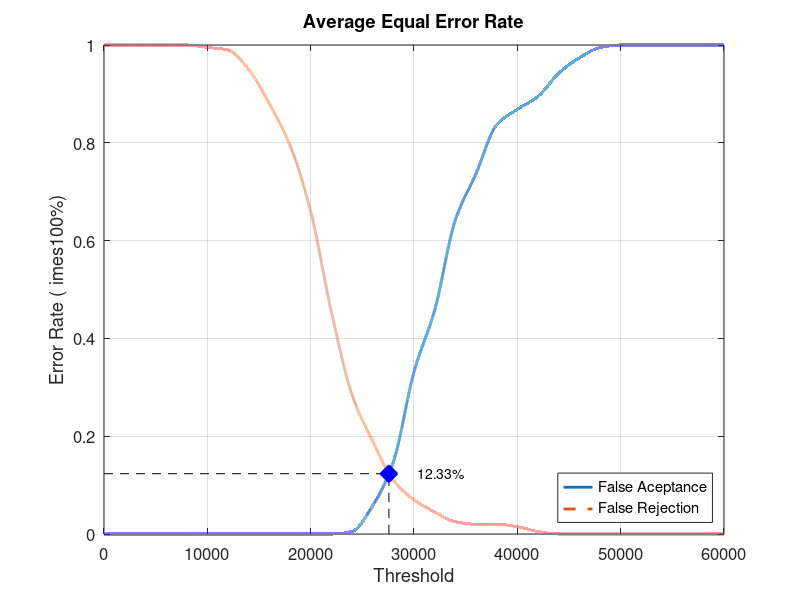
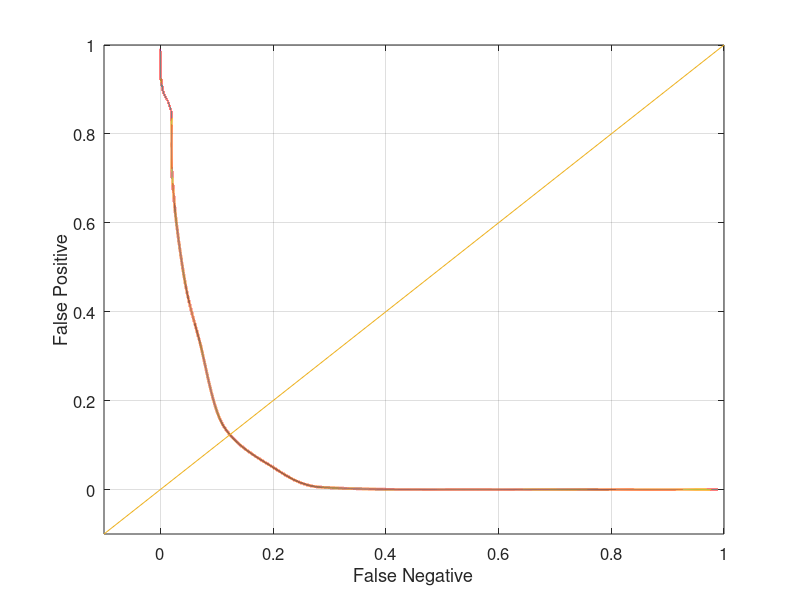

Write the MATLAB code that produced these figures, in order.
close all;
clear;
clc;
x = 0:2000:60000;
xq = 0:0.5:60000;

y0 = [0 0 0 0 0 0 0 0 0 0 0 0 0.00526316 0.0578947 0.147368 0.331579 0.457895 0.642105 0.736842 0.836842 0.868421 0.894737 0.942105 0.973684 0.994737 1 1 1 1 1 1]
yy0 = interp1(x, y0, xq, 'pchip');
y1 = [1 1 1 1 1 0.995 0.99 0.95 0.88 0.795 0.66 0.455 0.285 0.19 0.11 0.07 0.045 0.025 0.02 0.02 0.015 0.005 0 0 0 0 0 0 0 0 0]
yy1 = interp1(x, y1, xq, 'pchip');

% Calculating EER: 
y2 = abs(y0 - y1);
find(y2 == min(y2))
yy2 = abs(yy0 - yy1);
xEER = find(yy2 == min(yy2));
xEERIndex = xq(xEER) % X-axis EER
yEER = yy0(xEER) % Y-axis EER

main = figure
plot(xq, yy0,'-','LineWidth', 2);	hold on
plot(xq, yy1,'--','LineWidth', 2);	hold on
plot([xEERIndex xEERIndex], [0 yEER], 'k--');	hold on
plot([0 xEERIndex], [yEER yEER], 'k--');	hold on
plot(xEERIndex, yEER, 'bx', 'LineWidth', 10);	hold on
text(xEERIndex + 10 * xEERIndex / 100, yEER, [num2str(round((10000 * yEER)) / 100) '%'])
legend('False Aceptance', 'False Rejection', 'Location', 'SouthEast')
xlabel('Threshold')
ylabel('Error Rate (	imes100%)')
title('Average Equal Error Rate')
set(gca, 'FontSize', 12)
axis([0 60000 0 1])
grid on

print(main, 'Database2_1Main', '-dpng');
FNRxFPR = figure('Color', [1 1 1]);
plot(yy1, yy0, '-', yy1, yy0, 'LineWidth', 2);
hold on
y = -0.1:0.1:1
plot(y, y); 
set(gca, 'FontSize', 12)
xlabel('False Negative')
ylabel('False Positive')
axis([-0.1 1 -0.1 1])
set(gca, 'FontSize', 12)
grid on

print(FNRxFPR, 'Database2_1FNRxFPR','-dpng');
